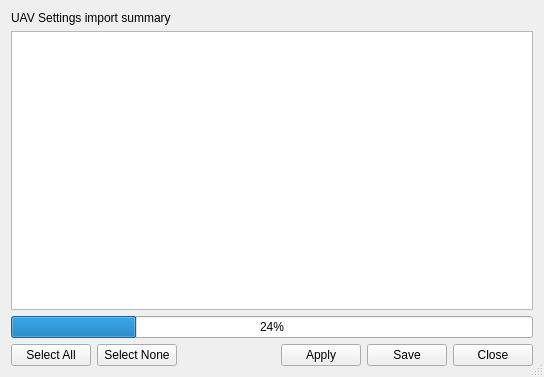
<?xml version="1.0" encoding="UTF-8"?>
<ui version="4.0">
 <class>ImportSummaryDialog</class>
 <widget class="QDialog" name="ImportSummaryDialog">
  <property name="geometry">
   <rect>
    <x>0</x>
    <y>0</y>
    <width>544</width>
    <height>377</height>
   </rect>
  </property>
  <property name="windowTitle">
   <string>Dialog</string>
  </property>
  <property name="sizeGripEnabled">
   <bool>true</bool>
  </property>
  <layout class="QVBoxLayout" name="verticalLayout">
   <item>
    <widget class="QLabel" name="label">
     <property name="text">
      <string>UAV Settings import summary</string>
     </property>
    </widget>
   </item>
   <item>
    <widget class="QTableWidget" name="importSummaryList">
     <property name="horizontalScrollBarPolicy">
      <enum>Qt::ScrollBarAlwaysOff</enum>
     </property>
     <property name="alternatingRowColors">
      <bool>true</bool>
     </property>
     <attribute name="horizontalHeaderMinimumSectionSize">
      <number>10</number>
     </attribute>
     <attribute name="horizontalHeaderStretchLastSection">
      <bool>true</bool>
     </attribute>
     <attribute name="verticalHeaderVisible">
      <bool>false</bool>
     </attribute>
     <attribute name="verticalHeaderStretchLastSection">
      <bool>false</bool>
     </attribute>
    </widget>
   </item>
   <item>
    <widget class="QProgressBar" name="progressBar">
     <property name="value">
      <number>24</number>
     </property>
    </widget>
   </item>
   <item>
    <layout class="QHBoxLayout" name="horizontalLayout">
     <item>
      <widget class="QPushButton" name="btnSelectAll">
       <property name="text">
        <string>Select All</string>
       </property>
       <property name="autoDefault">
        <bool>false</bool>
       </property>
      </widget>
     </item>
     <item>
      <widget class="QPushButton" name="btnSelectNone">
       <property name="text">
        <string>Select None</string>
       </property>
       <property name="autoDefault">
        <bool>false</bool>
       </property>
      </widget>
     </item>
     <item>
      <spacer name="horizontalSpacer">
       <property name="orientation">
        <enum>Qt::Horizontal</enum>
       </property>
       <property name="sizeHint" stdset="0">
        <size>
         <width>40</width>
         <height>20</height>
        </size>
       </property>
      </spacer>
     </item>
     <item>
      <widget class="QPushButton" name="helpButton">
       <property name="maximumSize">
        <size>
         <width>32</width>
         <height>32</height>
        </size>
       </property>
       <property name="text">
        <string/>
       </property>
       <property name="icon">
        <iconset resource="../coreplugin/core.qrc">
         <normaloff>:/core/images/helpicon.svg</normaloff>:/core/images/helpicon.svg</iconset>
       </property>
       <property name="iconSize">
        <size>
         <width>32</width>
         <height>32</height>
        </size>
       </property>
       <property name="flat">
        <bool>true</bool>
       </property>
      </widget>
     </item>
     <item>
      <widget class="QPushButton" name="btnApply">
       <property name="text">
        <string>Apply</string>
       </property>
      </widget>
     </item>
     <item>
      <widget class="QPushButton" name="btnSaveToFlash">
       <property name="toolTip">
        <string>Save all settings checked above to persistent board storage,
then close the dialog.</string>
       </property>
       <property name="text">
        <string>Save</string>
       </property>
      </widget>
     </item>
     <item>
      <widget class="QPushButton" name="closeButton">
       <property name="toolTip">
        <string>Close this dialog without further changes</string>
       </property>
       <property name="text">
        <string>Close</string>
       </property>
      </widget>
     </item>
    </layout>
   </item>
  </layout>
 </widget>
 <resources>
  <include location="../coreplugin/core.qrc"/>
  <include location="../coreplugin/core.qrc"/>
 </resources>
 <connections/>
</ui>
